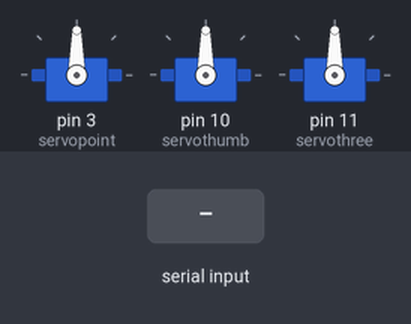
Bench run of a sketch on a simulated Arduino Uno, built with avr-gcc and run on an emulated ATmega328P. Shown: 3 × servo. Inputs (shaded band) come from the test bench. What the sketch prints to the serial monitor is not drawn.

Above: at 1.2 s.
1.3 s: "a" received over Serial
At 2.8 s:
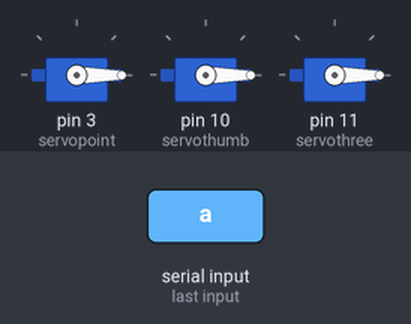
3.8 s: "b" received over Serial
At 6.6 s:
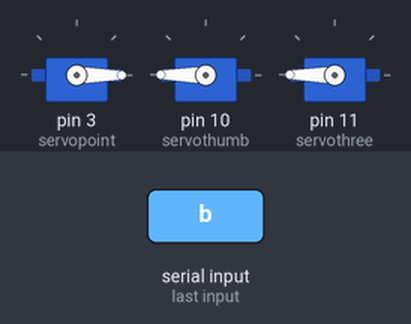
6.8 s: "c" received over Serial
At 9.6 s:
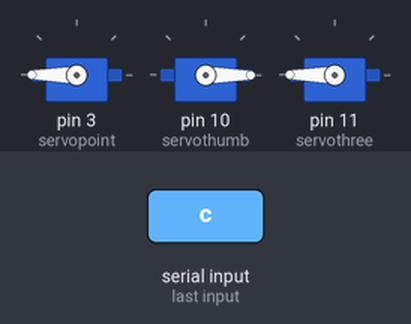
9.8 s: "d" received over Serial
At 11.6 s:
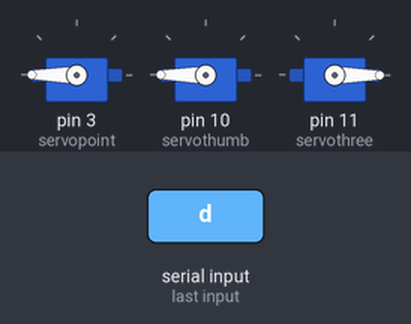
Timing chart, 0 to 13.1 s (numbered marks = the images above; inputs shaded):
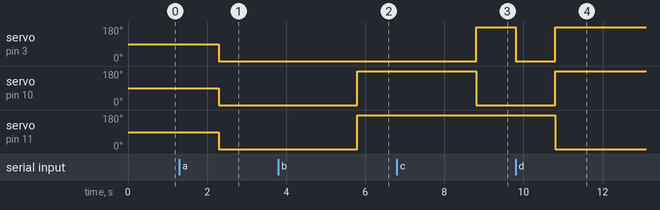

Measured:
- after the input at 1.3 s, servo on pin 3 (servopoint), servo on pin 10 (servothumb), servo on pin 11 (servothree): 90° → 0° after 1.0 s
- after the input at 3.8 s, servo on pin 10 (servothumb), servo on pin 11 (servothree): 0° → 180° after 2.0 s
- after the input at 6.8 s, servo on pin 3 (servopoint): 0° → 180° after 2.0 s; servo on pin 10 (servothumb): 180° → 0° after 2.0 s
- after the input at 9.8 s, servo on pin 3 (servopoint): 180° → 0° at once, → 180° 1.0 s later; servo on pin 10 (servothumb): 0° → 180° after 1.0 s; servo on pin 11 (servothree): 180° → 0° after 1.0 s

The sketch:

RoboArm.ino
```cpp
#include <Servo.h>

Servo servothumb;
Servo servothree;
Servo servopoint;
void setup() {
  Serial.begin(9600);
 servopoint.attach(3);
servothumb.attach(10);
servothree.attach(11);
Serial.println("Choose any one from given movenments");
Serial.println("a.Good b.ThumbsUp c.Point d.All");
}


void loop() {

    char c = Serial.read();
    if (c == 'a')
  {
     delay(1000);
     good();
  }
  if(c=='b')
  {
        delay(2000);
        thumbsUp();
}
if(c=='c')
{
  delay(2000);
  point();
 }
 if(c=='d')
 {
  start();
 }
}

void good() {

  servopoint.write(0);
  servothumb.write(0);
  servothree.write(0);

}

void start() {
  servopoint.write(0);
  servothumb.write(0);
  servothree.write(180);
  delay(1000);
  servopoint.write(180);
  servothumb.write(180);
  servothree.write(0);
}

void point() {
  servopoint.write(180);
  servothumb.write(0);
  servothree.write(180);

}
void thumbsUp() {

  servothumb.write(180);
  servopoint.write(0);
  servothree.write(180);

}
```
